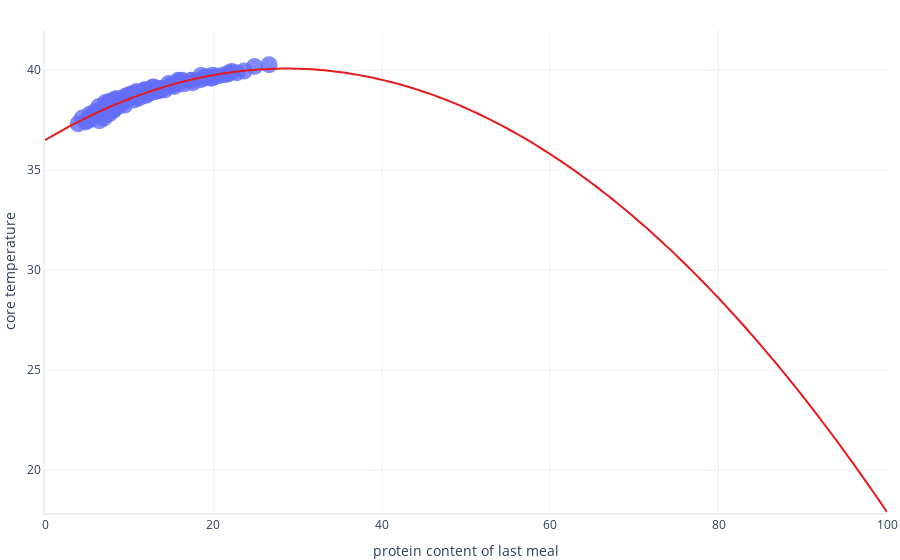

Notebook code cell kept with this figure:
### Code cell
# Show an extrapolated graph of the polynomial model
graphing.scatter_2D(dataset, label_x="protein_content_of_last_meal", 
                             label_y="core_temperature",
                             # We extrapolate over the following range
                             x_range = [0,100],
                             trendline=lambda x: polynomial_model.params[2] * x**2 + polynomial_model.params[1] * x + polynomial_model.params[0])
